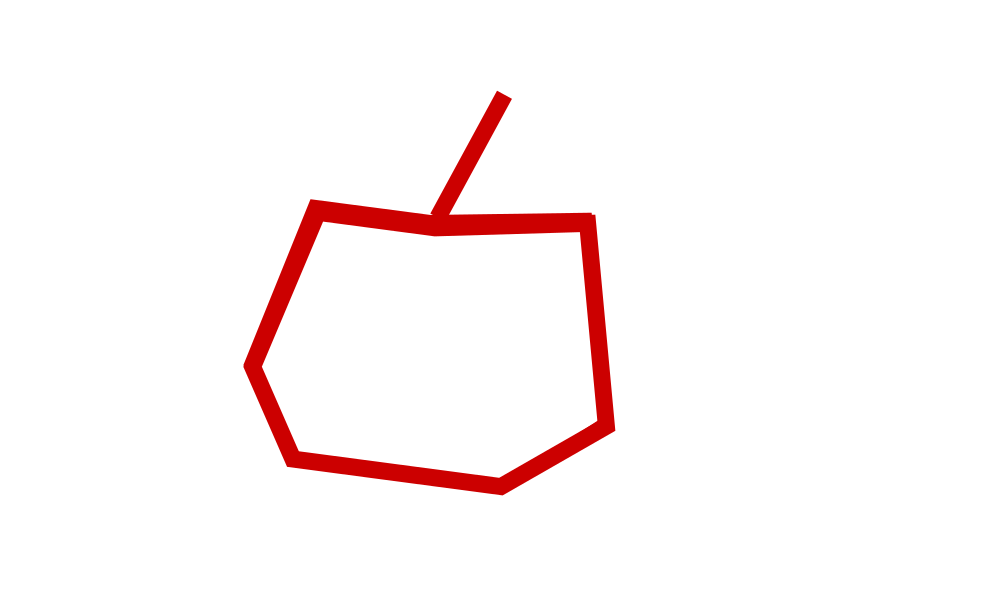
#> input picture Google It-Cert-Automation/f-Automating-Real-World-Tasks-with-Python/W4/test_location/supplier-data/images/001.png, 1000 x 600 px, found by its file name; its folder holds 2 pictures in this run
$ python solution_weekone.py
#> lines starting #> are read from the running program, lines starting #| are printed output that depends on the picture
#!/usr/bin/env python3
# script

import os
from PIL import Image

user_path = os.path.expanduser("~")
print(user_path)
old_path = user_path + "/images/"
print(old_path)
new_path = "/opt/icons/"
for image in os.listdir(old_path):
    if '.' not in image[0]:
        img = Image.open(old_path + image).convert("RGB").rotate(-90).resize((128,128))
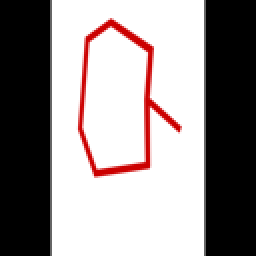
#> img: PIL image 128x128 RGB (shown 2 times larger); mean R, G, B 151.1, 143.7, 143.7
        jpegfilename = "{}{}".format(new_path, os.path.splitext(image)[0])
        print(jpegfilename)
        img.save(jpegfilename, 'jpeg')
        img.close()
#> pass 2 of the loop `for image in os.listdir(old_path):`:
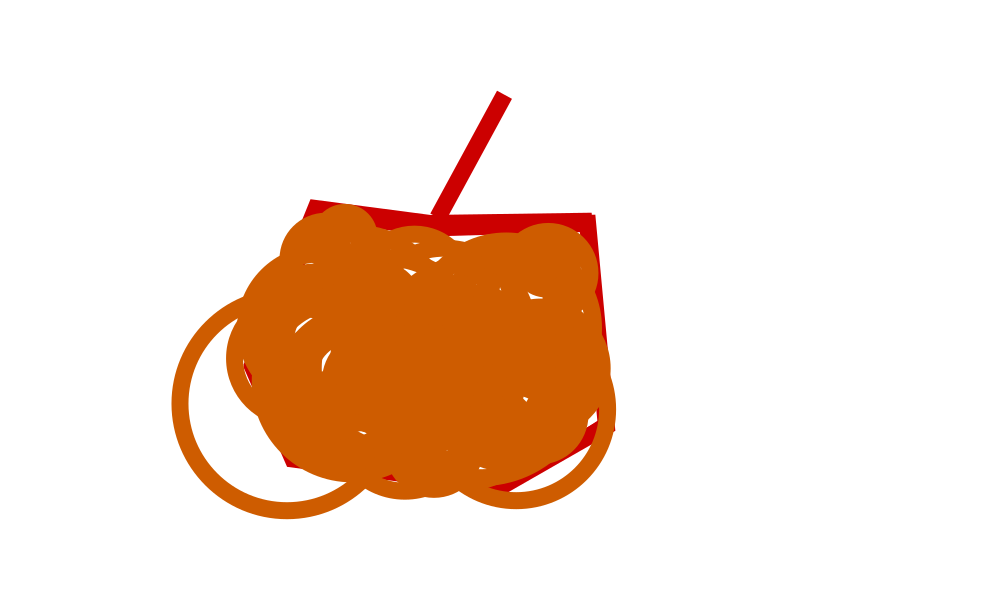
#> input picture Google It-Cert-Automation/f-Automating-Real-World-Tasks-with-Python/W4/test_location/supplier-data/images/002.png, 1000 x 600 px, found by its file name
#> `img = Image.open(old_path + image).convert("RGB").rotate(-90).resize((..`:
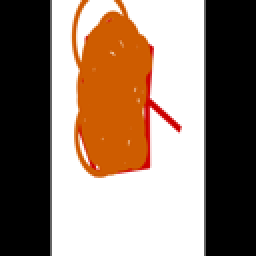
#> img: PIL image 128x128 RGB (shown 2 times larger); mean R, G, B 144.6, 123.8, 109.4
